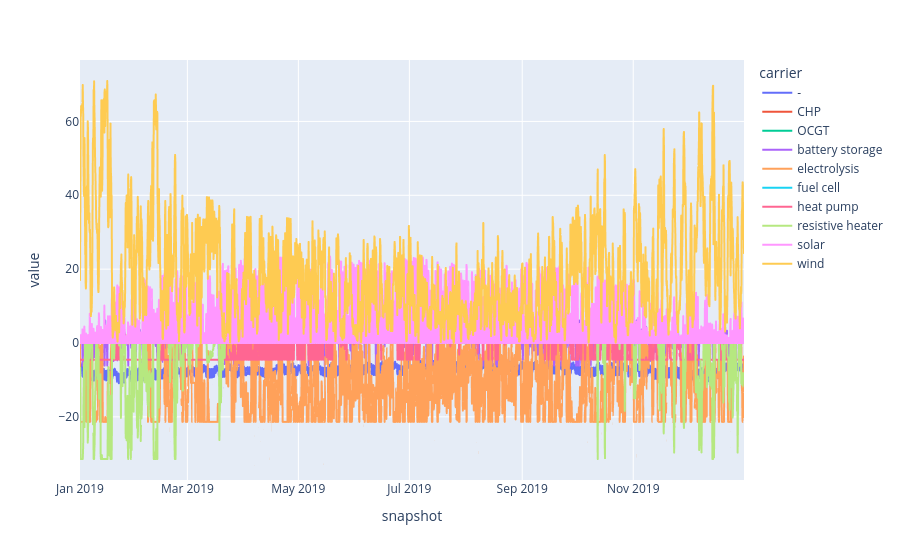

The notebook cell saved with this chart:
### Markdown cell above
The heat energy balance as a time series:

### Code cell
n.statistics.energy_balance(aggregate_time=False, bus_carrier='electricity').div(1e3).groupby("carrier").sum().T.plot()

### Figure 1 — Plotly figure (JSON) as saved in the notebook; plotly's stock layout.template omitted (floating-point values rounded to 4 significant figures; data arrays with more than 128 entries replaced by an {"elided": "..."} marker saying what was removed)
{"data": [{"hovertemplate": "carrier=-<br>snapshot=%{x}<br>value=%{y}<extra></extra>", "legendgroup": "-", "line": {"color": "#636efa", "dash": "solid"}, "marker": {"symbol": "circle"}, "mode": "lines", "name": "-", "showlegend": true, "type": "scattergl", "x": {"elided": "2920 str values"}, "xaxis": "x", "y": {"elided": "2920 float values"}, "yaxis": "y"}, {"hovertemplate": "carrier=CHP<br>snapshot=%{x}<br>value=%{y}<extra></extra>", "legendgroup": "CHP", "line": {"color": "#EF553B", "dash": "solid"}, "marker": {"symbol": "circle"}, "mode": "lines", "name": "CHP", "showlegend": true, "type": "scattergl", "x": {"elided": "2920 str values"}, "xaxis": "x", "y": {"elided": "2920 float values"}, "yaxis": "y"}, {"hovertemplate": "carrier=OCGT<br>snapshot=%{x}<br>value=%{y}<extra></extra>", "legendgroup": "OCGT", "line": {"color": "#00cc96", "dash": "solid"}, "marker": {"symbol": "circle"}, "mode": "lines", "name": "OCGT", "showlegend": true, "type": "scattergl", "x": {"elided": "2920 str values"}, "xaxis": "x", "y": {"elided": "2920 float values"}, "yaxis": "y"}, {"hovertemplate": "carrier=battery storage<br>snapshot=%{x}<br>value=%{y}<extra></extra>", "legendgroup": "battery storage", "line": {"color": "#ab63fa", "dash": "solid"}, "marker": {"symbol": "circle"}, "mode": "lines", "name": "battery storage", "showlegend": true, "type": "scattergl", "x": {"elided": "2920 str values"}, "xaxis": "x", "y": {"elided": "2920 float values"}, "yaxis": "y"}, {"hovertemplate": "carrier=electrolysis<br>snapshot=%{x}<br>value=%{y}<extra></extra>", "legendgroup": "electrolysis", "line": {"color": "#FFA15A", "dash": "solid"}, "marker": {"symbol": "circle"}, "mode": "lines", "name": "electrolysis", "showlegend": true, "type": "scattergl", "x": {"elided": "2920 str values"}, "xaxis": "x", "y": {"elided": "2920 float values"}, "yaxis": "y"}, {"hovertemplate": "carrier=fuel cell<br>snapshot=%{x}<br>value=%{y}<extra></extra>", "legendgroup": "fuel cell", "line": {"color": "#19d3f3", "dash": "solid"}, "marker": {"symbol": "circle"}, "mode": "lines", "name": "fuel cell", "showlegend": true, "type": "scattergl", "x": {"elided": "2920 str values"}, "xaxis": "x", "y": {"elided": "2920 int values"}, "yaxis": "y"}, {"hovertemplate": "carrier=heat pump<br>snapshot=%{x}<br>value=%{y}<extra></extra>", "legendgroup": "heat pump", "line": {"color": "#FF6692", "dash": "solid"}, "marker": {"symbol": "circle"}, "mode": "lines", "name": "heat pump", "showlegend": true, "type": "scattergl", "x": {"elided": "2920 str values"}, "xaxis": "x", "y": {"elided": "2920 float values"}, "yaxis": "y"}, {"hovertemplate": "carrier=resistive heater<br>snapshot=%{x}<br>value=%{y}<extra></extra>", "legendgroup": "resistive heater", "line": {"color": "#B6E880", "dash": "solid"}, "marker": {"symbol": "circle"}, "mode": "lines", "name": "resistive heater", "showlegend": true, "type": "scattergl", "x": {"elided": "2920 str values"}, "xaxis": "x", "y": {"elided": "2920 float values"}, "yaxis": "y"}, {"hovertemplate": "carrier=solar<br>snapshot=%{x}<br>value=%{y}<extra></extra>", "legendgroup": "solar", "line": {"color": "#FF97FF", "dash": "solid"}, "marker": {"symbol": "circle"}, "mode": "lines", "name": "solar", "showlegend": true, "type": "scattergl", "x": {"elided": "2920 str values"}, "xaxis": "x", "y": {"elided": "2920 float values"}, "yaxis": "y"}, {"hovertemplate": "carrier=wind<br>snapshot=%{x}<br>value=%{y}<extra></extra>", "legendgroup": "wind", "line": {"color": "#FECB52", "dash": "solid"}, "marker": {"symbol": "circle"}, "mode": "lines", "name": "wind", "showlegend": true, "type": "scattergl", "x": {"elided": "2920 str values"}, "xaxis": "x", "y": {"elided": "2920 float values"}, "yaxis": "y"}], "layout": {"legend": {"title": {"text": "carrier"}, "tracegroupgap": 0}, "margin": {"t": 60}, "xaxis": {"anchor": "y", "domain": [0, 1], "title": {"text": "snapshot"}}, "yaxis": {"anchor": "x", "domain": [0, 1], "title": {"text": "value"}}}}
